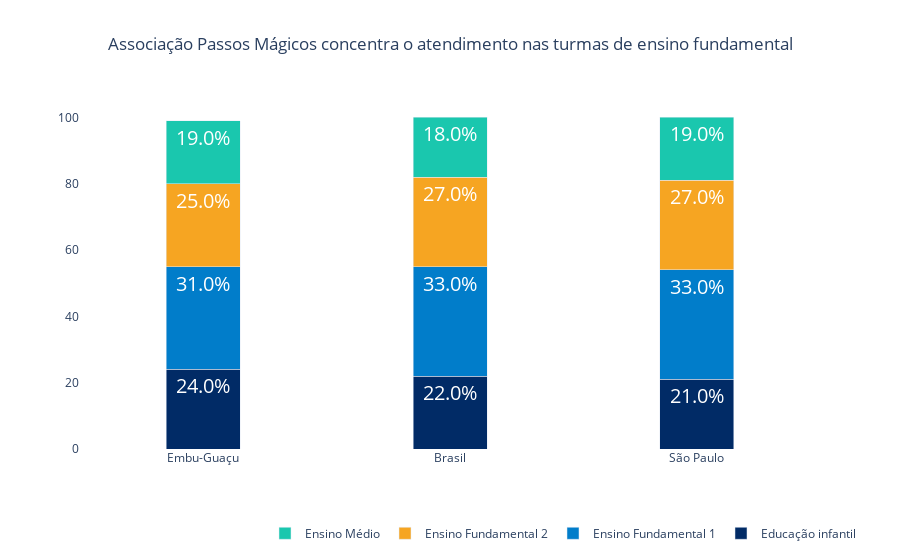

The code cell stored with this chart in its notebook:
### Code cell
categories = dfMat.set_index('Cidade').T.index
groups = ['Embu-Guaçu', 'Brasil', 'São Paulo']
data = {
    'Educação infantil': dfMat.set_index('Cidade')['Educação infantil'].values,
    'Ensino Fundamental 1': dfMat.set_index('Cidade')['Ensino Fundamental 1'].values,
    'Ensino Fundamental 2': dfMat.set_index('Cidade')['Ensino Fundamental 2'].values,
    'Ensino Médio': dfMat.set_index('Cidade')['Ensino Médio'].values
}

categoryColors = {
    'Educação infantil': 'blue',
    'Ensino Fundamental 1': 'light_blue',
    'Ensino Fundamental 2': 'yellow',
    'Ensino Médio': 'green'
}

traces = []
for category in categories:
    trace = go.Bar(
        x=groups, 
        y=[data[category][i] for i in range(len(groups))], 
        name=category,
        text=[f'{data[category][i]}%' for i in range(len(groups))],
        textposition='inside',
        textfont=dict(color='white', size=20),
        width=0.3,
        marker=dict(color=COLOR_PALETTE[categoryColors[category]])
    )
    traces.append(trace)

layout = go.Layout(
    title='Associação Passos Mágicos concentra o atendimento nas turmas de ensino fundamental',
    barmode='stack'
)

fig = go.Figure(data=traces, layout=layout)
fig.update_layout(
    title_x=0.5,
    legend=dict(x=0.25, y=-0.2, orientation='h'),
    xaxis=dict(showgrid=False),
    yaxis=dict(showgrid=False),
    plot_bgcolor='white'
)

fig.show()

### Figure 1 — Plotly figure (JSON) as saved in the notebook; plotly's stock layout.template omitted (floating-point values rounded to 4 significant figures)
{"data": [{"marker": {"color": "#012b66"}, "name": "Educação infantil", "text": ["24.0%", "22.0%", "21.0%"], "textfont": {"color": "white", "size": 20}, "textposition": "inside", "type": "bar", "width": 0.3, "x": ["Embu-Guaçu", "Brasil", "São Paulo"], "y": [24, 22, 21]}, {"marker": {"color": "#017dca"}, "name": "Ensino Fundamental 1", "text": ["31.0%", "33.0%", "33.0%"], "textfont": {"color": "white", "size": 20}, "textposition": "inside", "type": "bar", "width": 0.3, "x": ["Embu-Guaçu", "Brasil", "São Paulo"], "y": [31, 33, 33]}, {"marker": {"color": "#f6a522"}, "name": "Ensino Fundamental 2", "text": ["25.0%", "27.0%", "27.0%"], "textfont": {"color": "white", "size": 20}, "textposition": "inside", "type": "bar", "width": 0.3, "x": ["Embu-Guaçu", "Brasil", "São Paulo"], "y": [25, 27, 27]}, {"marker": {"color": "#1ac7ae"}, "name": "Ensino Médio", "text": ["19.0%", "18.0%", "19.0%"], "textfont": {"color": "white", "size": 20}, "textposition": "inside", "type": "bar", "width": 0.3, "x": ["Embu-Guaçu", "Brasil", "São Paulo"], "y": [19, 18, 19]}], "layout": {"barmode": "stack", "legend": {"orientation": "h", "x": 0.25, "y": -0.2}, "plot_bgcolor": "white", "title": {"text": "Associação Passos Mágicos concentra o atendimento nas turmas de ensino fundamental", "x": 0.5}, "xaxis": {"showgrid": false}, "yaxis": {"showgrid": false}}}
